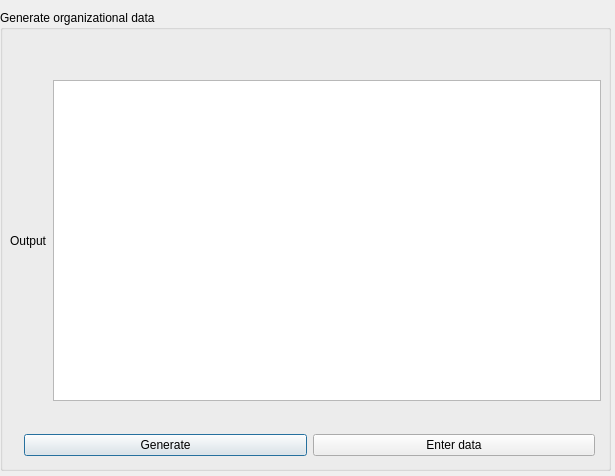
<?xml version="1.0" encoding="UTF-8"?>
<ui version="4.0">
 <class>thirdwindow</class>
 <widget class="QDialog" name="thirdwindow">
  <property name="geometry">
   <rect>
    <x>0</x>
    <y>0</y>
    <width>615</width>
    <height>476</height>
   </rect>
  </property>
  <property name="windowTitle">
   <string>Generate organizational data</string>
  </property>
  <widget class="QGroupBox" name="groupBox">
   <property name="geometry">
    <rect>
     <x>0</x>
     <y>10</y>
     <width>611</width>
     <height>461</height>
    </rect>
   </property>
   <property name="title">
    <string>Generate organizational data</string>
   </property>
   <widget class="QWidget" name="layoutWidget">
    <property name="geometry">
     <rect>
      <x>24</x>
      <y>420</y>
      <width>571</width>
      <height>30</height>
     </rect>
    </property>
    <layout class="QHBoxLayout" name="horizontalLayout">
     <item>
      <widget class="QPushButton" name="pushButton">
       <property name="text">
        <string>Generate</string>
       </property>
      </widget>
     </item>
     <item>
      <widget class="QPushButton" name="pushButton_2">
       <property name="text">
        <string>Enter data</string>
       </property>
      </widget>
     </item>
    </layout>
   </widget>
   <widget class="QWidget" name="layoutWidget">
    <property name="geometry">
     <rect>
      <x>10</x>
      <y>70</y>
      <width>591</width>
      <height>321</height>
     </rect>
    </property>
    <layout class="QHBoxLayout" name="horizontalLayout_2">
     <item>
      <widget class="QLabel" name="label">
       <property name="text">
        <string>Output</string>
       </property>
      </widget>
     </item>
     <item>
      <widget class="QTextEdit" name="textEdit">
       <property name="html">
        <string>&lt;!DOCTYPE HTML PUBLIC &quot;-//W3C//DTD HTML 4.0//EN&quot; &quot;http://www.w3.org/TR/REC-html40/strict.dtd&quot;&gt;
&lt;html&gt;&lt;head&gt;&lt;meta name=&quot;qrichtext&quot; content=&quot;1&quot; /&gt;&lt;style type=&quot;text/css&quot;&gt;
p, li { white-space: pre-wrap; }
&lt;/style&gt;&lt;/head&gt;&lt;body style=&quot; font-family:'MS Shell Dlg 2'; font-size:8.25pt; font-weight:400; font-style:normal;&quot;&gt;
&lt;p style=&quot;-qt-paragraph-type:empty; margin-top:0px; margin-bottom:0px; margin-left:0px; margin-right:0px; -qt-block-indent:0; text-indent:0px;&quot;&gt;&lt;br /&gt;&lt;/p&gt;&lt;/body&gt;&lt;/html&gt;</string>
       </property>
      </widget>
     </item>
    </layout>
   </widget>
  </widget>
 </widget>
 <resources/>
 <connections/>
</ui>
